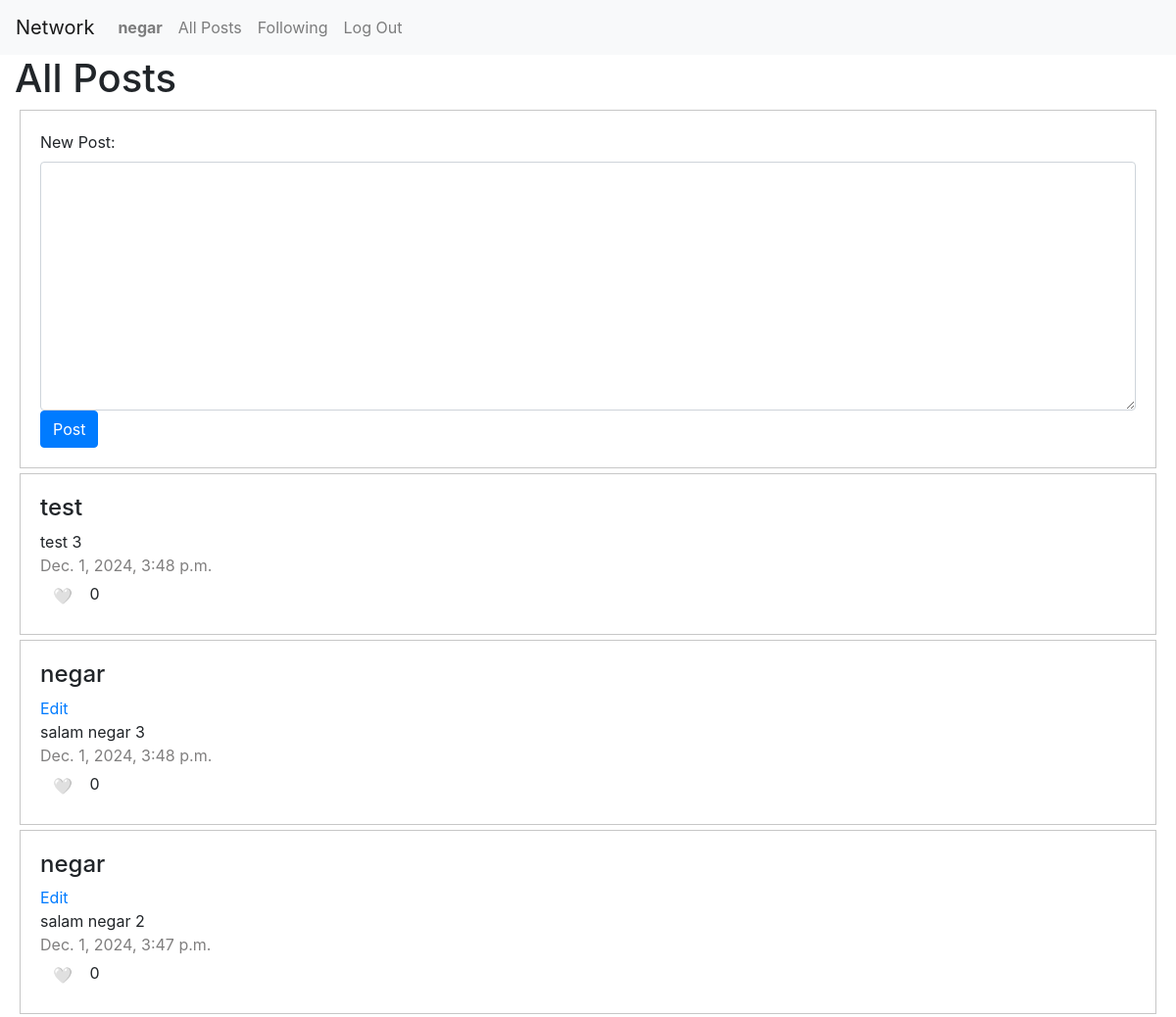
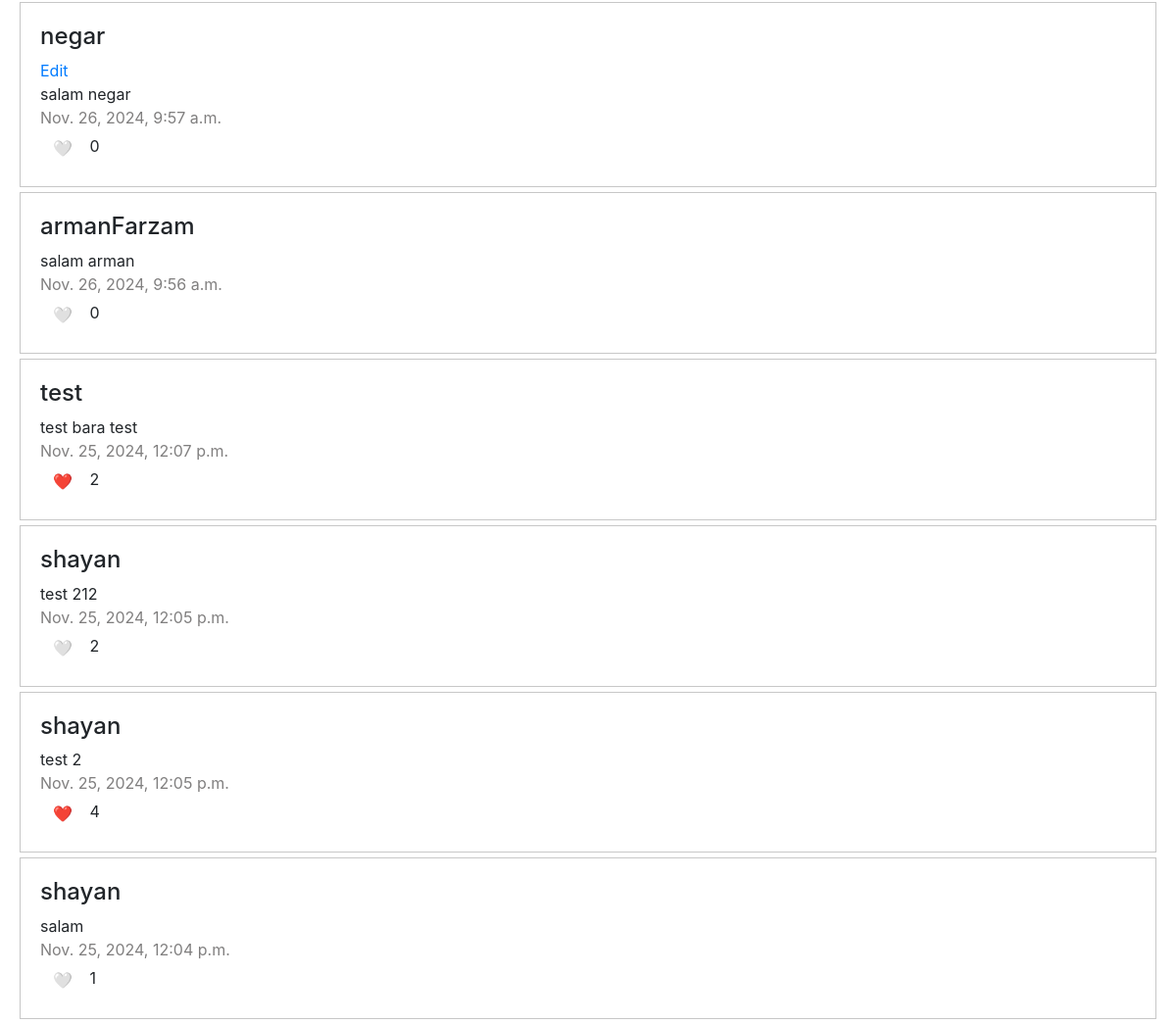
Screenshot of / (signed in) with the database file from the repository (2 pictures, top to bottom).
### network/models.py (models this page shows, shortened)
class User(AbstractUser):
    pass
    def __str__(self):
        return self.username

class Posts(models.Model):
    user = models.ForeignKey(User, on_delete=models.CASCADE, verbose_name='user')
    content = models.TextField(verbose_name='post')
    date_posted = models.DateTimeField(auto_now_add=True, editable=False)
    like = models.IntegerField(default=0, verbose_name='like')

### network/views.py (the view)
# urls.py: path("", views.index, name="index"),
def index(request):
    if request.user.is_authenticated:
        if request.method == 'POST':
            form = PostForm(request.POST)
            if form.is_valid():
                content = form.cleaned_data.get('content')
                new_post = Posts(content=content, user=request.user)
                new_post.save()
                context = {
                    'form': PostForm(),
                    'posts': Posts.objects.all(),
                    'likes': Likes.objects.filter(user=request.user)
                }
                return redirect(reverse('index'))
    else:
        context = {
            'posts': Posts.objects.all().order_by('-id'),
        }
        return render(request, "network/index.html", context)
    likes = Likes.objects.all()
    t = []
    counter = []
    for like in likes:
        counter.append(like.post_id)
        if like.user_id == request.user.id:
            t.append(like.post_id)
    context = {
        'form': PostForm(),
        'posts': Posts.objects.all().order_by('-id'),
        'likes': Likes.objects.filter(user=request.user),
        't': t,
        "counter": counter
    }
    return render(request, "network/index.html", context)

### network/forms.py
class PostForm(forms.ModelForm):
    class Meta:
        model = Posts
        fields = ['content']
        widgets = {
            'content': forms.Textarea(attrs={
                'class': "form-control",
                'row': 2
            })
        }
        labels = {
            'content': 'New Post'
        }

### network/templates/network/index.html (shortened to what this page needs)
{% extends "network/layout.html" %}
{% block body %}
    <div class="col-md-12 ">
        <h1>All Posts</h1>
        {% if user.is_authenticated %}
        	<div class="new-post">
            <form action="" method="post">
                {{ form }}
                <button class="btn btn-primary" type="submit">Post</button>
            </form>
        </div>
        {% endif %}
    </div>
    <div class="col-md-12 ">
            {% for post in posts %}
                <div class="new-post">
                    {% if post.user.username %}
                        <h4>{{ post.user }}</h4>
                        {% else %}
                        <h4>{{ post.user.email }}</h4>
                    {% endif %}
                    {% if post.user == user %}
                        <div><a href="{% url 'edit-post' pk=post.id %}">Edit</a></div>
                    {% endif %}
                    <div>{{ post.content }}</div>
                    <div id="post-date">{{ post.date_posted }}</div>
                    <div id="count">
                            {% if user.is_authenticated %}
                                {% if post.id in t %}
                            <button id="but_{{ post.id }}" value="like" class="btn btn-link" onclick="like({{ post.id }})">
                            ❤️
                            </button>
                        {% else %}
                            <button id="but_{{ post.id }}" value="dislike" class="btn btn-link" onclick="like({{ post.id }})">
                            🤍
                            </button>
                        {% endif %}
                            <span id="like_count_{{ post.id }}">{{ post.like }}</span>
                            {% endif %}
                    </div>
            	</div>
            {% endfor %}
    </div>
{% endblock %}

### network/templates/network/layout.html (shortened to what this page needs)
{% load static %}
<!DOCTYPE html>
<html lang="en">
    <head>
        <link rel="stylesheet" href="https://stackpath.bootstrapcdn.com/bootstrap/4.4.1/css/bootstrap.min.css">
        <link href="{% static 'network/styles.css' %}" rel="stylesheet">
        <link rel="stylesheet" href="https://cdnjs.cloudflare.com/ajax/libs/font-awesome/4.7.0/css/font-awesome.min.css">
    </head>
    <body>
        <nav class="navbar navbar-expand-lg navbar-light bg-light">
            <a class="navbar-brand" href="#">Network</a>
            <div>
              <ul class="navbar-nav mr-auto">
                {% if user.is_authenticated %}
                    <li class="nav-item">
                        <a class="nav-link" href="{% url 'profile'  %}"><strong>{{ user.username }}</strong></a>
                    </li>
                {% endif %}
                <li class="nav-item">
                  <a class="nav-link" href="{% url 'index' %}">All Posts</a>
                </li>
                {% if user.is_authenticated %}
                    <li class="nav-item">
                        <a class="nav-link" href="{% url 'following'  %}">Following</a>
                    </li>
                    <li class="nav-item">
                        <a class="nav-link" href="{% url 'logout' %}">Log Out</a>
                    </li>
                {% endif %}
              </ul>
            </div>
          </nav>
        <div class="body">
            {% block body %}
            {% endblock %}
        </div>
    </body>
</html>

### network/static/network/styles.css (style rules this page uses)
.new-post { margin: 5px; padding: 20px; border: solid 1px #c7c7c7; }
#post-date { color: #807f7f; }

### rows the page displays
User: username "negar"
Posts: user "test", content "test 3", date_posted "Dec. 1, 2024, 3:48 p.m.", like "0"
Posts: user "negar", shows "Edit", content "salam negar 3", date_posted "Dec. 1, 2024, 3:48 p.m.", like "0"
Posts: user "negar", shows "Edit", content "salam negar 2", date_posted "Dec. 1, 2024, 3:47 p.m.", like "0"
Posts: user "negar", shows "Edit", content "salam negar", date_posted "Nov. 26, 2024, 9:57 a.m.", like "0"
Posts: user "armanFarzam", content "salam arman", date_posted "Nov. 26, 2024, 9:56 a.m.", like "0"
Posts: user "test", content "test bara test", date_posted "Nov. 25, 2024, 12:07 p.m.", like "2"
Posts: user "shayan", content "test 212", date_posted "Nov. 25, 2024, 12:05 p.m.", like "2"
Posts: user "shayan", content "test 2", date_posted "Nov. 25, 2024, 12:05 p.m.", like "4"
Posts: user "shayan", content "salam", date_posted "Nov. 25, 2024, 12:04 p.m.", like "1"
